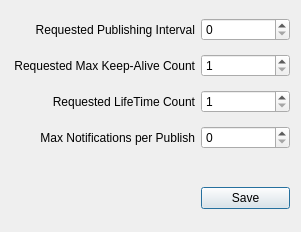
<?xml version="1.0" encoding="UTF-8"?>
<ui version="4.0">
 <class>SubOptionsDialog</class>
 <widget class="QDialog" name="SubOptionsDialog">
  <property name="geometry">
   <rect>
    <x>0</x>
    <y>0</y>
    <width>301</width>
    <height>232</height>
   </rect>
  </property>
  <property name="windowTitle">
   <string>Subscription Options</string>
  </property>
  <property name="windowIcon">
   <iconset>
    <normaloff>icons/property.svg</normaloff>icons/property.svg</iconset>
  </property>
  <layout class="QGridLayout" name="gridLayout">
   <item row="3" column="2">
    <widget class="QSpinBox" name="maxNotificationsPerPublish">
     <property name="maximum">
      <number>999999999</number>
     </property>
    </widget>
   </item>
   <item row="1" column="0" colspan="2">
    <widget class="QLabel" name="label_2">
     <property name="text">
      <string>Requested Max Keep-Alive Count</string>
     </property>
     <property name="alignment">
      <set>Qt::AlignRight|Qt::AlignTrailing|Qt::AlignVCenter</set>
     </property>
    </widget>
   </item>
   <item row="2" column="0" colspan="2">
    <widget class="QLabel" name="label_3">
     <property name="text">
      <string>Requested LifeTime Count</string>
     </property>
     <property name="alignment">
      <set>Qt::AlignRight|Qt::AlignTrailing|Qt::AlignVCenter</set>
     </property>
    </widget>
   </item>
   <item row="0" column="0" colspan="2">
    <widget class="QLabel" name="label">
     <property name="text">
      <string>Requested Publishing Interval</string>
     </property>
     <property name="alignment">
      <set>Qt::AlignRight|Qt::AlignTrailing|Qt::AlignVCenter</set>
     </property>
    </widget>
   </item>
   <item row="5" column="2">
    <widget class="QPushButton" name="saveButton">
     <property name="text">
      <string>Save</string>
     </property>
    </widget>
   </item>
   <item row="3" column="0" colspan="2">
    <widget class="QLabel" name="label_4">
     <property name="text">
      <string>Max Notifications per Publish</string>
     </property>
     <property name="alignment">
      <set>Qt::AlignRight|Qt::AlignTrailing|Qt::AlignVCenter</set>
     </property>
    </widget>
   </item>
   <item row="1" column="2">
    <widget class="QSpinBox" name="requestedMaxKeepAliveCount">
     <property name="minimum">
      <number>1</number>
     </property>
     <property name="maximum">
      <number>999999999</number>
     </property>
    </widget>
   </item>
   <item row="2" column="2">
    <widget class="QSpinBox" name="requestedLifeTimeCount">
     <property name="minimum">
      <number>1</number>
     </property>
     <property name="maximum">
      <number>999999999</number>
     </property>
    </widget>
   </item>
   <item row="0" column="2">
    <widget class="QSpinBox" name="requestedPublishInterval">
     <property name="maximum">
      <number>9999</number>
     </property>
     <property name="singleStep">
      <number>100</number>
     </property>
    </widget>
   </item>
   <item row="4" column="0" colspan="3">
    <spacer name="verticalSpacer">
     <property name="orientation">
      <enum>Qt::Vertical</enum>
     </property>
     <property name="sizeType">
      <enum>QSizePolicy::Fixed</enum>
     </property>
     <property name="sizeHint" stdset="0">
      <size>
       <width>20</width>
       <height>25</height>
      </size>
     </property>
    </spacer>
   </item>
  </layout>
 </widget>
 <layoutdefault spacing="6" margin="11"/>
 <resources/>
 <connections/>
</ui>
